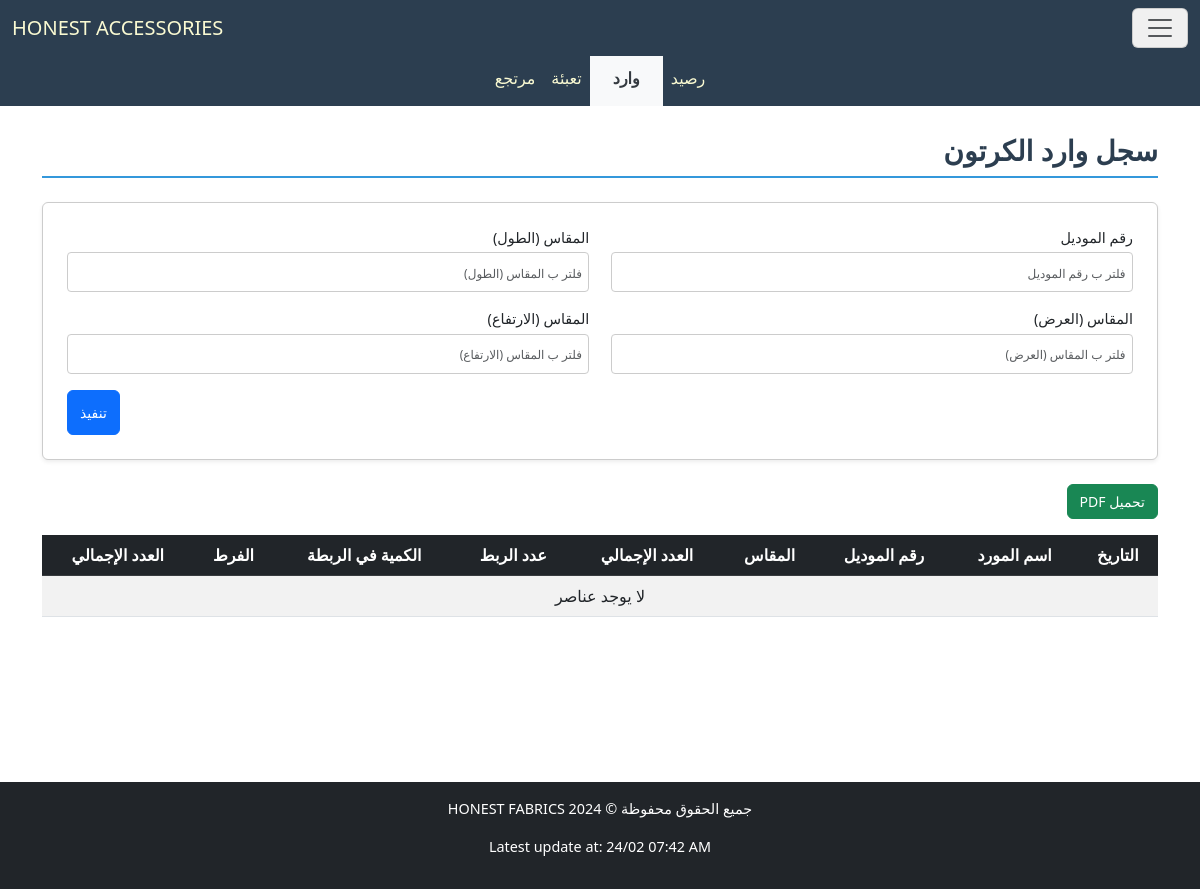
Page /accessories/ on the earlier database version.
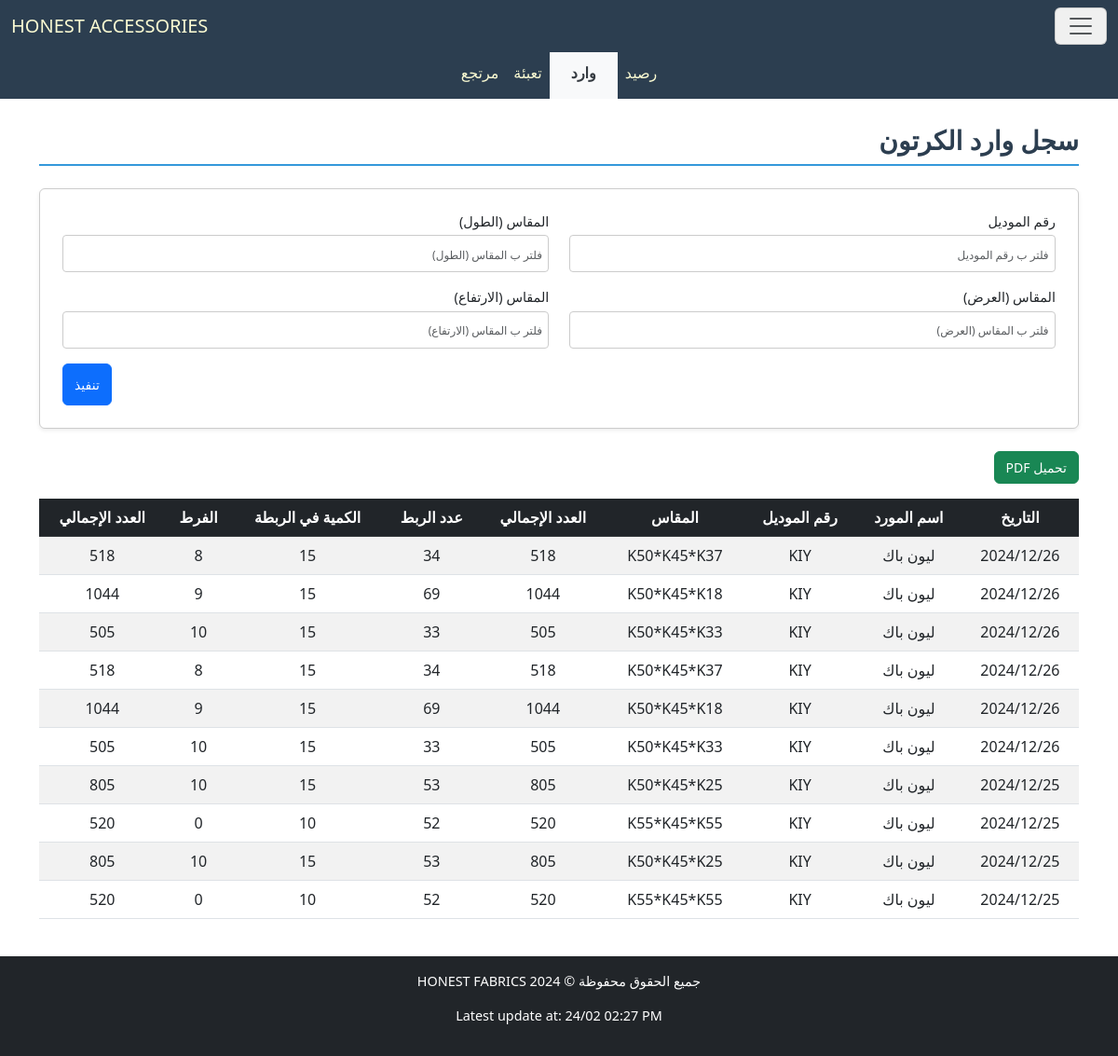
Same page on the later database version.
### accessories/models.py (models this page shows)
class SupplierBaseModel(BaseModel):
    supplier_name = models.CharField("اسم المورد", max_length=255, null=True, blank=True)
    class Meta:
        abstract = True

class CartonBaseModel(IDBaseModel):
    model_number = models.CharField("رقم الموديل", max_length=255, null=True, blank=True)
    length = models.CharField("المقاس (الطول)", max_length=255, null=True, blank=True)
    width = models.CharField("المقاس (العرض)", max_length=255, null=True, blank=True)
    height = models.CharField("المقاس (الارتفاع)", max_length=255, null=True, blank=True)
    total_quantity = models.IntegerField("العدد الإجمالي", null=True, blank=True)
    class Meta:
        abstract = True

class CartonSupplies(SupplierBaseModel, CartonBaseModel):
    bundle_count = models.IntegerField("عدد الربط", null=True, blank=True)
    quantity_per_bundle = models.IntegerField("الكمية في الربطة", null=True, blank=True)
    excess = models.IntegerField("الفرط", null=True, blank=True)

### accessories/views.py (the view)
# urls.py: path('', CartonSuppliesView.as_view(), name='CartonSuppliesView'),
class CartonSuppliesView(FilterableListView):
    template_name = "accessories/CartonSupplies.html"
    model = CartonSupplies
    filter_fields = ['model_number', 'length', 'width', 'height']
    columns = ["التاريخ","اسم المورد","رقم الموديل","المقاس (الطول)","المقاس (العرض)","المقاس (الارتفاع)","العدد الإجمالي","عدد الربط","الكمية في الربطة","الفرط","العدد الإجمالي"]

### accessories/views.py (called while the page is built)
    def get_queryset(self):
        queryset = super().get_queryset()
        filters = Q()
        for field in self.filter_fields:
            filter_value = self.request.GET.get(field)
            if filter_value:
                filters &= Q(**{f"{field}__icontains": filter_value})
        filtered_queryset = queryset.filter(filters)
        try:
            filtered_queryset = filtered_queryset.order_by('-date')
        except:
            pass
        return filtered_queryset

    def get_context_data(self, **kwargs):
        context = super().get_context_data(**kwargs)
        update = Updates.objects.all().order_by('-date').first()
        context['update'] = localtime(update.date).strftime("%d/%m %I:%M %p") if update and update.date else None
        context['columns'] = self.columns
        model_meta = self.model._meta
        context['filter_fields'] = [
            {
                'field_name': field,
                'verbose_name': model_meta.get_field(field).verbose_name,
                'value': self.request.GET.get(field) or "",
            }
            for field in self.filter_fields
        ]
        return context

### accessories/templates/accessories/CartonSupplies.html (shortened to what this page needs)
{% extends "accessories/layout.html" %}
{% load static %}
{% block home_page %}
<a class="navbar-brand" href="{% url 'CartonSuppliesView' %}">HONEST ACCESSORIES</a>
{% endblock %}
{% block navbar_links_small %}
<li class="p-2 nav-item">
    <a class="nav-link active" aria-current="page" href="{% url 'CartonStockView' %}">رصيد</a>
</li>
<li class="p-2 nav-item nav_link_active">
    <a class="nav-link active" aria-current="page" href="{% url 'CartonSuppliesView' %}">وارد</a>
</li>
<li class="p-2 nav-item">
    <a class="nav-link active" aria-current="page" href="{% url 'PackagingCartonView' %}">تعبئة</a>
</li>
<li class="p-2 nav-item">
    <a class="nav-link active" aria-current="page" href="{% url 'ReturnCartonView' %}">مرتجع</a>
</li>
{% endblock %}
{% block body %}
<h2 class="section-title pt-4">سجل وارد الكرتون</h2>
<form method="get" class="filter-form-flex mb-4 p-4 rounded shadow-sm">
        {% for filter_field in filter_fields %}
        <div class="form-group mb-3">
            <label for="filter_{{ forloop.counter }}" class="form-label">{{ filter_field.verbose_name }}</label>
            <input type="text" id="filter_{{ forloop.counter }}" name="{{ filter_field.field_name }}"
                   placeholder="فلتر ب {{ filter_field.verbose_name }}"
                   class="form-control"
                   value="{{ filter_field.value }}">
        </div>
        {% endfor %}
        <div class="submit-container">
            <button type="submit" class="btn btn-primary submit-btn">تنفيذ</button>
        </div>
    </form>
    <button onclick="generatePDF()" class="btn btn-success mb-3">تحميل PDF</button>
    <div style="overflow-y: auto; max-height: 70vh; position: relative;" class="table-responsive mb-4">
        <table id="data-table" class="table table-striped">
            <thead class="table-dark">
                <tr>
                    <th style="position: sticky; top: 0;" >التاريخ</th>
                    <th style="position: sticky; top: 0;" >اسم المورد</th>
                    <th style="position: sticky; top: 0;" >رقم الموديل</th>
                    <th style="position: sticky; top: 0;" >المقاس</th>
                    <th style="position: sticky; top: 0;" >العدد الإجمالي</th>
                    <th style="position: sticky; top: 0;" >عدد الربط</th>
                    <th style="position: sticky; top: 0;" >الكمية في الربطة</th>
                    <th style="position: sticky; top: 0;" >الفرط</th>
                    <th style="position: sticky; top: 0;" >العدد الإجمالي</th>
                </tr>
            </thead>
            <tbody>
                {% for model in models %}
                <tr>
                    <td>{{ model.date|date:"Y/m/d" }}</td>
                    <td>{{ model.supplier_name }}</td>
                    <td>{{ model.model_number }}</td>
                    <td>{{ model.length }}*{{ model.width }}*{{ model.height }}</td>
                    <td>{{ model.total_quantity }}</td>
                    <td>{{ model.bundle_count }}</td>
                    <td>{{ model.quantity_per_bundle }}</td>
                    <td>{{ model.excess }}</td>
                    <td>{{ model.total_quantity }}</td>
                </tr>
                {% empty %}
                <tr>
                    <td colspan="9" class="text-center">لا يوجد عناصر</td>
                </tr>
                {% endfor %}
            </tbody>
        </table>
    </div>
{% endblock body %}

Differences in the rows shown:
added CartonSupplies: date "2024/12/26", supplier_name "ليون باك", model_number "KIY", length "K50", width "K45", height "K37", total_quantity "518", bundle_count "34", quantity_per_bundle "15", excess "8"
added CartonSupplies: date "2024/12/26", supplier_name "ليون باك", model_number "KIY", length "K50", width "K45", height "K18", total_quantity "1044", bundle_count "69", quantity_per_bundle "15", excess "9"
added CartonSupplies: date "2024/12/26", supplier_name "ليون باك", model_number "KIY", length "K50", width "K45", height "K33", total_quantity "505", bundle_count "33", quantity_per_bundle "15", excess "10"
added CartonSupplies: date "2024/12/26", supplier_name "ليون باك", model_number "KIY", length "K50", width "K45", height "K37", total_quantity "518", bundle_count "34", quantity_per_bundle "15", excess "8"
added CartonSupplies: date "2024/12/26", supplier_name "ليون باك", model_number "KIY", length "K50", width "K45", height "K18", total_quantity "1044", bundle_count "69", quantity_per_bundle "15", excess "9"
added CartonSupplies: date "2024/12/26", supplier_name "ليون باك", model_number "KIY", length "K50", width "K45", height "K33", total_quantity "505", bundle_count "33", quantity_per_bundle "15", excess "10"
added CartonSupplies: date "2024/12/25", supplier_name "ليون باك", model_number "KIY", length "K50", width "K45", height "K25", total_quantity "805", bundle_count "53", quantity_per_bundle "15", excess "10"
added CartonSupplies: date "2024/12/25", supplier_name "ليون باك", model_number "KIY", length "K55", width "K45", height "K55", total_quantity "520", bundle_count "52", quantity_per_bundle "10", excess "0"
added CartonSupplies: date "2024/12/25", supplier_name "ليون باك", model_number "KIY", length "K50", width "K45", height "K25", total_quantity "805", bundle_count "53", quantity_per_bundle "15", excess "10"
added CartonSupplies: date "2024/12/25", supplier_name "ليون باك", model_number "KIY", length "K55", width "K45", height "K55", total_quantity "520", bundle_count "52", quantity_per_bundle "10", excess "0"
Other differences:
{{ update }}: "24/02 07:42 AM" → "24/02 02:27 PM"
text no longer shown: "لا يوجد عناصر"
